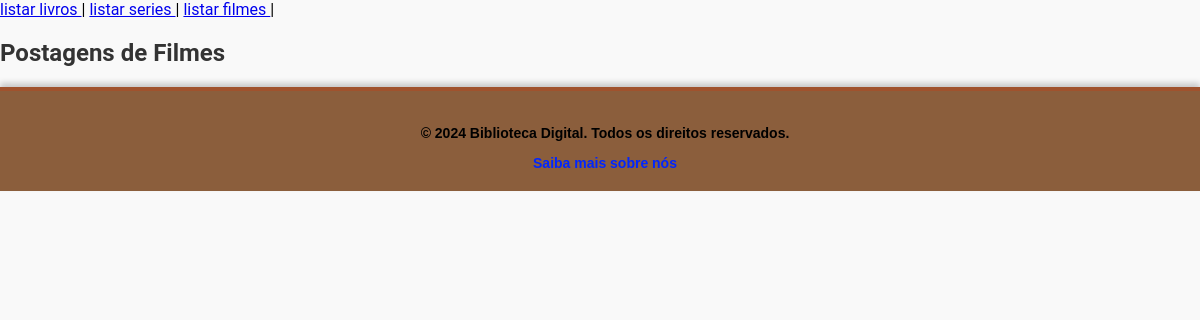
Page /crud/index_teste.php?pg=bate-papo/bate-papo_filme on the earlier database version.
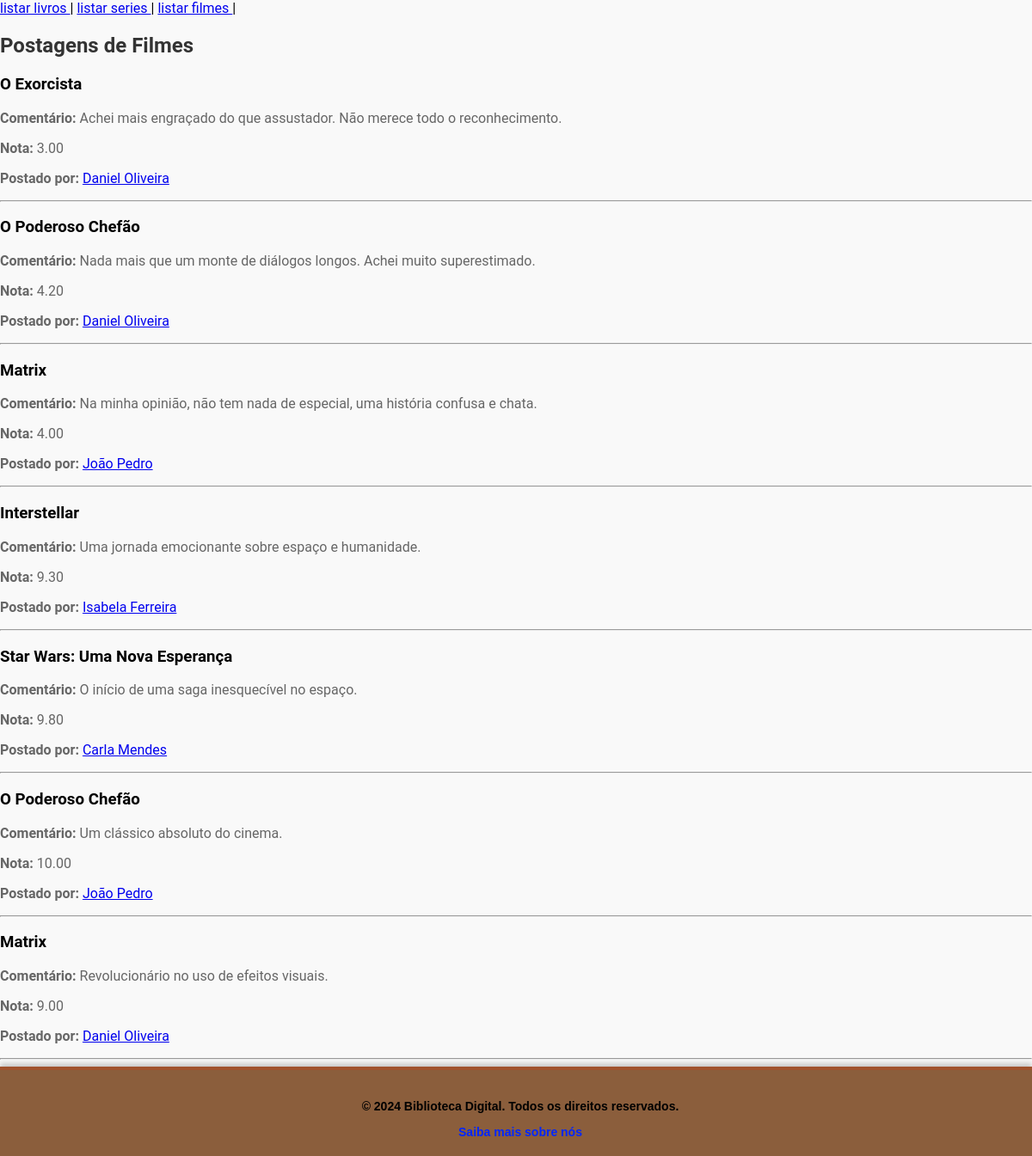
Same page on the later database version.
### tables this page shows
CREATE TABLE `posts` (
  `id` int(11) NOT NULL AUTO_INCREMENT,
  `tipo` enum('livro','serie','filme') NOT NULL,
  `titulo` varchar(255) NOT NULL,
  `comentario` text NOT NULL,
  `avaliacao` decimal(4,2) NOT NULL DEFAULT 0.00,
  `usuario_id` int(11) NOT NULL,
  PRIMARY KEY (`id`),
  KEY `usuario_id` (`usuario_id`),
  CONSTRAINT `posts_ibfk_1` FOREIGN KEY (`usuario_id`) REFERENCES `usuarios` (`id`) ON DELETE CASCADE
);

CREATE TABLE usuarios (
    id INT AUTO_INCREMENT PRIMARY KEY,
    nome VARCHAR(50) NOT NULL,
    email VARCHAR(100) NOT NULL UNIQUE,
    senha VARCHAR(255) NOT NULL,
    data_cadastro DATETIME DEFAULT CURRENT_TIMESTAMP,
    acesso_admin TINYINT(1) DEFAULT 0
);

### bate-papo/bate-papo_filme.php (the view, shortened to what this page needs)
<?php
include_once "config.inc.php";
$sql_filmes = "SELECT posts.*, usuarios.nome AS nome_usuario
    FROM posts
    JOIN usuarios ON posts.usuario_id = usuarios.id
    WHERE posts.tipo = 'filme'
    ORDER BY posts.id DESC";
$query_filmes = mysqli_query($conexao, $sql_filmes);
?>
<div class="div">
    <h2 class="bate-papo-title">Postagens de Filmes</h2>
    <?php while ($filme = mysqli_fetch_array($query_filmes)): ?>
        <div class="postagem">
            <h3><?= $filme['titulo'] ?></h3>
            <p><strong>Comentário: </strong><?= $filme['comentario'] ?></p>
            <p><strong>Nota: </strong><?= $filme['avaliacao'] ?></p>
            <p>
                <strong>Postado por: </strong>
                <a href="index.php?pg=perfil/perfil_post&id=<?= $filme['usuario_id'] ?>" class="perfil-link"><?= $filme['nome_usuario'] ?></a>
            </p>
            <hr class="hr-estilo">
        </div>
    <?php endwhile; mysqli_close($conexao); ?>
</div>

Differences in the rows shown:
added posts: titulo "O Exorcista", comentario "Achei mais engraçado do que assustador. Não merece todo o reconhecimento.", avaliacao "3.00", usuario.nome "Daniel Oliveira"
added posts: titulo "O Poderoso Chefão", comentario "Nada mais que um monte de diálogos longos. Achei muito superestimado.", avaliacao "4.20", usuario.nome "Daniel Oliveira"
added posts: titulo "Matrix", comentario "Na minha opinião, não tem nada de especial, uma história confusa e chata.", avaliacao "4.00", usuario.nome "João Pedro"
added posts: titulo "Interstellar", comentario "Uma jornada emocionante sobre espaço e humanidade.", avaliacao "9.30", usuario.nome "Isabela Ferreira"
added posts: titulo "Star Wars: Uma Nova Esperança", comentario "O início de uma saga inesquecível no espaço.", avaliacao "9.80", usuario.nome "Carla Mendes"
added posts: titulo "O Poderoso Chefão", comentario "Um clássico absoluto do cinema.", avaliacao "10.00", usuario.nome "João Pedro"
added posts: titulo "Matrix", comentario "Revolucionário no uso de efeitos visuais.", avaliacao "9.00", usuario.nome "Daniel Oliveira"
